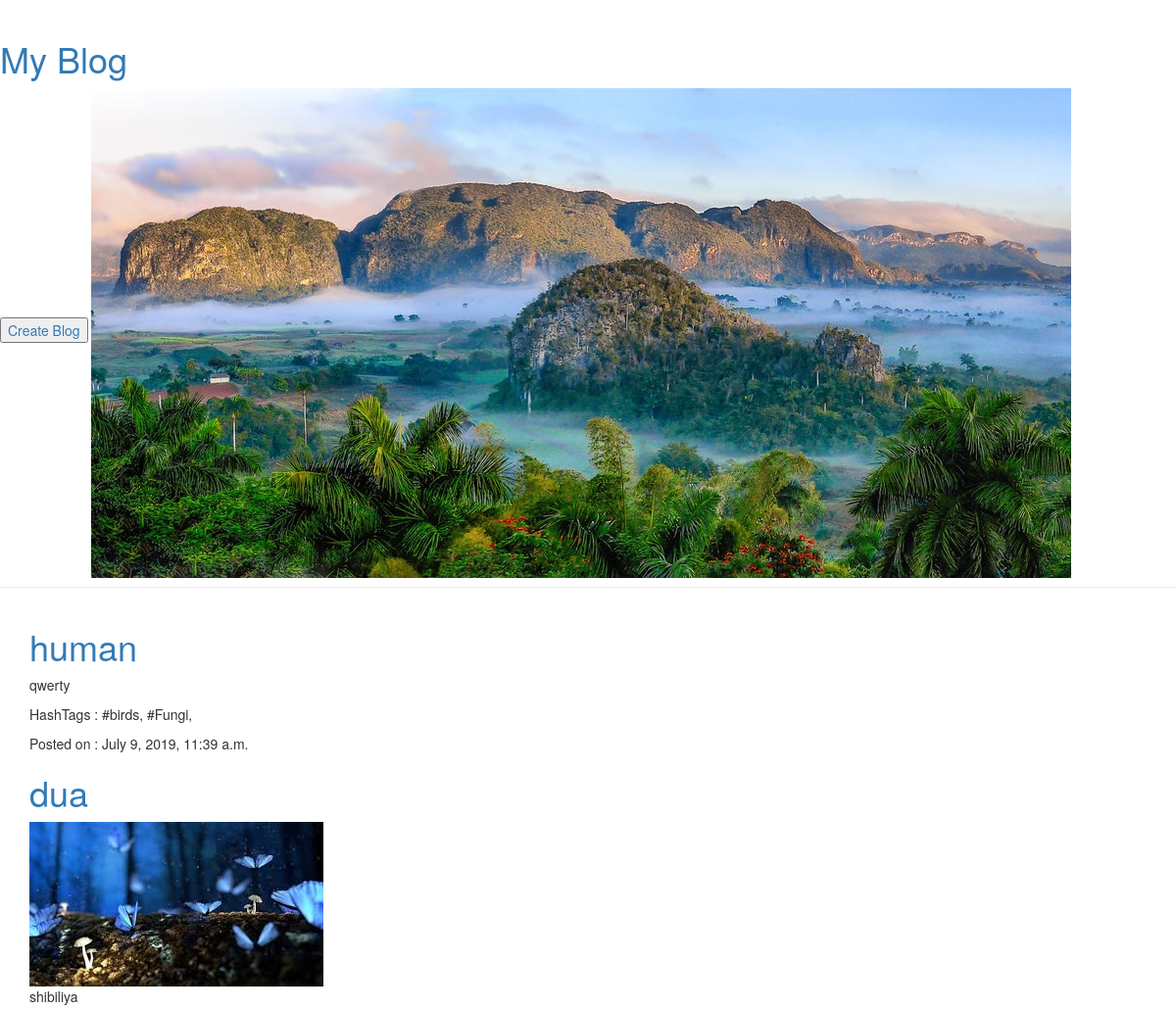
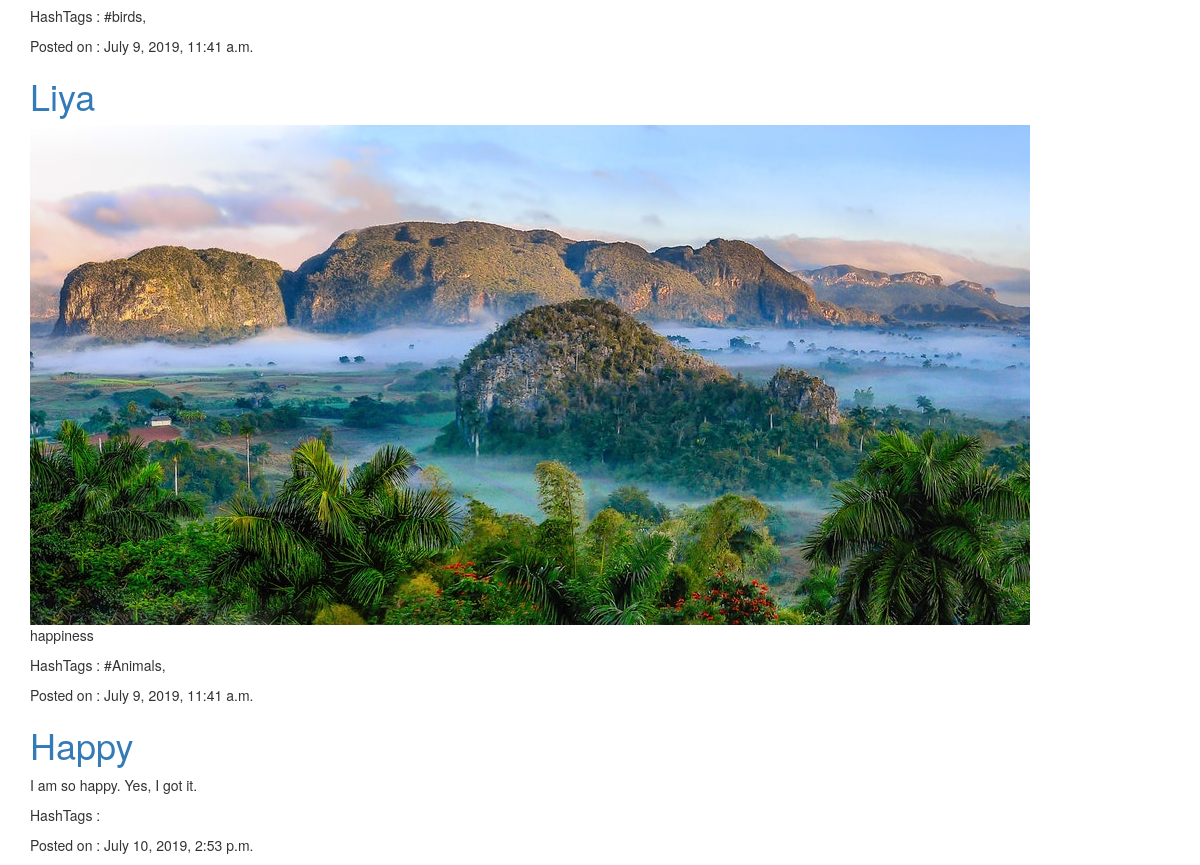
The page / on the database its author committed (2 pictures, top to bottom).
### posts/models.py (models this page shows, shortened)
class TimeStampedModel(models.Model):
    created_at=models.DateTimeField(auto_now_add=True,editable=False)
    updated_at=models.DateTimeField(auto_now=True,editable=False)

class Post(TimeStampedModel):
    title = models.CharField(max_length=200)
    description = models.TextField()
    author = models.ForeignKey(settings.AUTH_USER_MODEL, related_name="posts",on_delete=models.CASCADE)
    is_active = models.BooleanField(default=True)
    categories = models.ManyToManyField(Category,related_name="posts")
    image = models.FileField(upload_to="posts/", null=True, blank=True)

class Category(TimeStampedModel):
    name=models.CharField(max_length=20)
    slug=models.CharField(max_length=10,unique=True)

class TimeStampedModel(models.Model):
    created_at=models.DateTimeField(auto_now_add=True,editable=False)
    updated_at=models.DateTimeField(auto_now=True,editable=False)

### posts/views.py (the view)
# urls.py: url('^$',post_list, name='post_list'),
def post_list(request):
    posts=Post.objects.filter(is_active=True)
    return render(request,'posts/post_list.html',{"posts":posts})

### templates/posts/post_list.html
                {% extends 'posts/base.html' %}
                {% block content %}
                    {% for post in posts %}
                        <h1><a href="{% url 'post_detail' pk=post.pk %}">{{ post.title }} </a></h1>
                        {% if post.image %}
                        <img src="http://localhost:8000/{{post.image.url}}" alt="My image">
                        {% endif %}
                        <p> {{ post.description }} </p>
                        <p>HashTags :
                        {% for category in post.categories.all %}
                             #{{category.name}},
                        {% endfor %}
                        </p>
                        <div class="date">
                        <p> Posted on : {{ post.created_at }} </p>
                        </div>
                    {% endfor %}
                {% endblock %}

### templates/posts/base.html
<html>
        <head>
            <link rel="stylesheet" href="//maxcdn.bootstrapcdn.com/bootstrap/3.2.0/css/bootstrap.min.css">
            <link rel="stylesheet" href="//maxcdn.bootstrapcdn.com/bootstrap/3.2.0/css/bootstrap-theme.min.css">
        </head>
        <body>
            <div class="page-header">
            <h1><a href="/">My Blog</a></h1>
            <a href="posts/new"><button value="submit">Create Blog</button></a>
            {% load static %}
            <img src="{% static "post/photo-1.jpg" %}" alt="My image">
            </div>
            <div class="content container">
                <div class="row">
                    <div class="col-md-8">
                        {% block content %}
                        {% endblock %}
                    </div>
                </div>
            </div>
        </body>
    </html>

### rows shown on the page
Post: title "human", description "qwerty", created_at "July 9, 2019, 11:39 a.m."
Category: name "birds"
Category: name "Fungi"
Post: title "dua", image (picture), description "shibiliya", created_at "July 9, 2019, 11:41 a.m."
Post: title "Liya", image (picture), description "happiness", created_at "July 9, 2019, 11:41 a.m."
Category: name "Animals"
Post: title "Happy", description "I am so happy. Yes, I got it.", created_at "July 10, 2019, 2:53 p.m."
